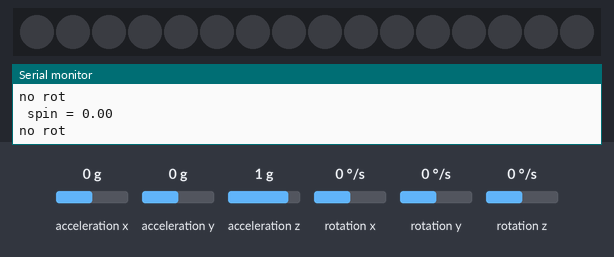
Bench run of a sketch on a simulated Arduino Uno, built with avr-gcc and run on an emulated ATmega328P. Parts: 16 RGB LEDs in strip order, left to right, the last lines printed to the serial monitor. Inputs (shaded band) come from the test bench; at power-on: rotation x 0 °/s, acceleration x 0 g, acceleration y 0 g, acceleration z 1 g, rotation y 0 °/s, rotation z 0 °/s. The strip is taken to match the declared colour order.

Above: at 1.2 s.
1.3 s: rotation x set to -192 °/s
At 1.9 s:
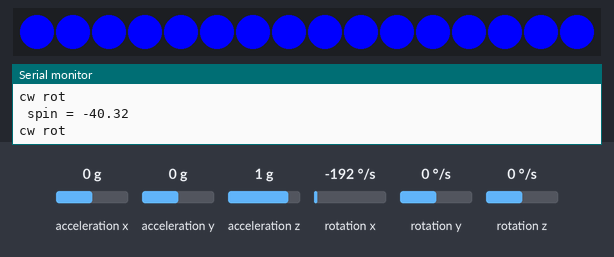
2.8 s: rotation x set to 100 °/s
At 3.5 s:
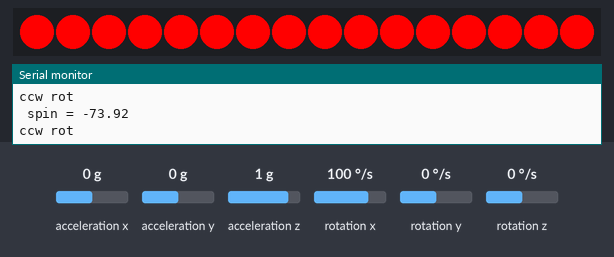
4.3 s: rotation x set to -100 °/s
At 5.0 s:
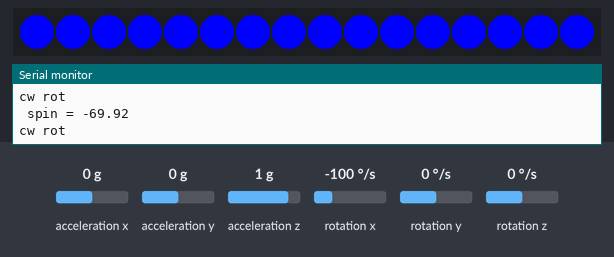
5.8 s: rotation x set to 0 °/s
At 6.6 s:
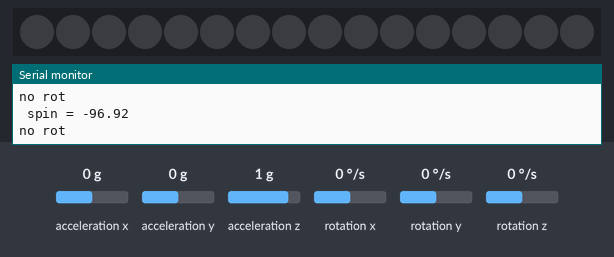
Timing chart, 0 to 8.3 s (numbered marks = the images above; inputs shaded):
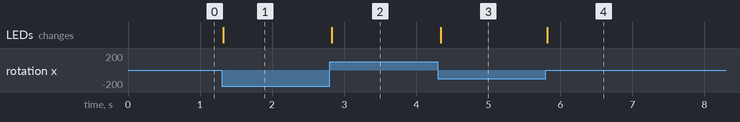

Measured:
- after the input at 1.3 s, the LEDs: change at once (image 1)
- after the input at 2.8 s, the LEDs: change at once (image 2)
- after the input at 4.3 s, the LEDs: change at once (image 3)
- after the input at 5.8 s, the LEDs: change at once (image 4)

The sketch:

mission4-2019-group3.ino
```cpp
#include <Wire.h>
#include <MPU6050.h>
#include <Adafruit_NeoPixel.h>

#define PIN A0
#define NUMPIXELS 16

#define TIMESTEP 0.01;

MPU6050 gyro_sensor;

// Timers
unsigned long timer = 0;


// Spin
float roll = 0;
float prev_roll=0;

Adafruit_NeoPixel pixels = Adafruit_NeoPixel(NUMPIXELS, PIN, NEO_RGB + NEO_KHZ800);

void setup () {

  Serial.begin (115200);

  // Initialize MPU6050
  while (!gyro_sensor.begin (MPU6050_SCALE_2000DPS, MPU6050_RANGE_2G)) {
    Serial.println ("Could not find a valid MPU6050 sensor, check wiring!");
    delay (500);

  }

  pixels.begin ();

  // Calibrate gyroscope. The calibration must be at rest.
  // If you don't want calibrate, comment this line.
  gyro_sensor.calibrateGyro ();

  // Set threshold sensivty. Default 3.
  // If you don't want use threshold, comment this line or set 0.
  gyro_sensor.setThreshold (3);
}

void loop (){

  timer = millis ();

  // Read normalized values
  Vector norm = gyro_sensor.readNormalizeGyro ();

  // Calculate Roll
  roll = roll + norm.XAxis * TIMESTEP;

  Serial.print (" spin = ");
  Serial.println (roll);


  if (roll == prev_roll) {
    Serial.println ("no rot");
    light (4,0,0,0);

  } else if (roll < prev_roll) {
    Serial.println ("cw rot");
    light (4,0,0,255);

  } else if (roll > prev_roll) {
    Serial.println ("ccw rot");
    light (4,0,255,0);

  }


  prev_roll=roll;
  // Wait to full TIMESTEP period
  //delay((TIMESTEP*1000) - (millis() - timer));
  delay (10);
}
```

light.ino
```cpp
int light(byte n, byte g, byte r, byte b){
  if(n>NUMPIXELS/4 || n<=0){
    return 1;
  }
  pixels.clear();
  int num=map(n,1,4,4,1);
  for(int j =0; j<NUMPIXELS/4-(num-1); j++){
    for(int i=j;i<NUMPIXELS;i+=4){
      pixels.setPixelColor(i, pixels.Color(r,g,b));
      delay(1);
    }
  }
  pixels.show();
  return 0;
}
```
